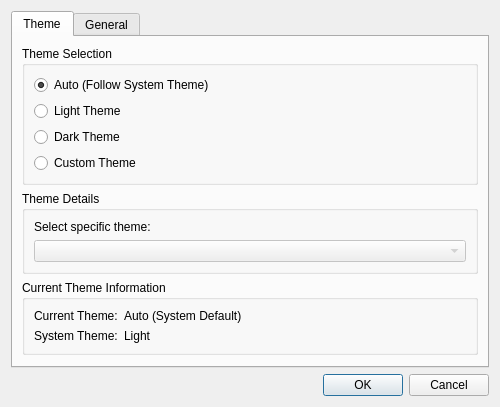
<?xml version="1.0" encoding="UTF-8"?>
<ui version="4.0">
 <class>SettingsDialog</class>
 <widget class="QDialog" name="SettingsDialog">
  <property name="geometry">
   <rect>
    <x>0</x>
    <y>0</y>
    <width>500</width>
    <height>400</height>
   </rect>
  </property>
  <property name="windowTitle">
   <string>Settings</string>
  </property>
  <property name="modal">
   <bool>true</bool>
  </property>
  <layout class="QVBoxLayout" name="verticalLayout">
   <item>
    <widget class="QTabWidget" name="tabWidget">
     <property name="currentIndex">
      <number>0</number>
     </property>
     <widget class="QWidget" name="themeTab">
      <attribute name="title">
       <string>Theme</string>
      </attribute>
      <layout class="QVBoxLayout" name="themeTabLayout">
       <item>
        <widget class="QGroupBox" name="themeSelectionGroup">
         <property name="title">
          <string>Theme Selection</string>
         </property>
         <layout class="QVBoxLayout" name="themeGroupLayout">
          <item>
           <widget class="QRadioButton" name="autoThemeRadio">
            <property name="text">
             <string>Auto (Follow System Theme)</string>
            </property>
            <property name="checked">
             <bool>true</bool>
            </property>
           </widget>
          </item>
          <item>
           <widget class="QRadioButton" name="lightThemeRadio">
            <property name="text">
             <string>Light Theme</string>
            </property>
           </widget>
          </item>
          <item>
           <widget class="QRadioButton" name="darkThemeRadio">
            <property name="text">
             <string>Dark Theme</string>
            </property>
           </widget>
          </item>
          <item>
           <widget class="QRadioButton" name="customThemeRadio">
            <property name="text">
             <string>Custom Theme</string>
            </property>
           </widget>
          </item>
         </layout>
        </widget>
       </item>
       <item>
        <widget class="QGroupBox" name="themeDetailsGroup">
         <property name="title">
          <string>Theme Details</string>
         </property>
         <layout class="QVBoxLayout" name="themeDetailsLayout">
          <item>
           <widget class="QLabel" name="themeSelectionLabel">
            <property name="text">
             <string>Select specific theme:</string>
            </property>
           </widget>
          </item>
          <item>
           <widget class="QComboBox" name="themeComboBox">
            <property name="enabled">
             <bool>false</bool>
            </property>
           </widget>
          </item>
         </layout>
        </widget>
       </item>
       <item>
        <widget class="QGroupBox" name="themeInfoGroup">
         <property name="title">
          <string>Current Theme Information</string>
         </property>
         <layout class="QFormLayout" name="themeInfoLayout">
          <item row="0" column="0">
           <widget class="QLabel" name="currentThemeLabel">
            <property name="text">
             <string>Current Theme:</string>
            </property>
           </widget>
          </item>
          <item row="0" column="1">
           <widget class="QLabel" name="currentThemeValue">
            <property name="text">
             <string>Auto (System Default)</string>
            </property>
           </widget>
          </item>
          <item row="1" column="0">
           <widget class="QLabel" name="systemThemeLabel">
            <property name="text">
             <string>System Theme:</string>
            </property>
           </widget>
          </item>
          <item row="1" column="1">
           <widget class="QLabel" name="systemThemeValue">
            <property name="text">
             <string>Light</string>
            </property>
           </widget>
          </item>
         </layout>
        </widget>
       </item>
       <item>
        <spacer name="themeVerticalSpacer">
         <property name="orientation">
          <enum>Qt::Vertical</enum>
         </property>
         <property name="sizeHint" stdset="0">
          <size>
           <width>20</width>
           <height>40</height>
          </size>
         </property>
        </spacer>
       </item>
      </layout>
     </widget>
     <widget class="QWidget" name="generalTab">
      <attribute name="title">
       <string>General</string>
      </attribute>
      <layout class="QVBoxLayout" name="generalTabLayout">
       <item>
        <widget class="QLabel" name="generalPlaceholder">
         <property name="text">
          <string>General settings will be added in future versions.</string>
         </property>
         <property name="alignment">
          <set>Qt::AlignCenter</set>
         </property>
        </widget>
       </item>
       <item>
        <spacer name="generalVerticalSpacer">
         <property name="orientation">
          <enum>Qt::Vertical</enum>
         </property>
         <property name="sizeHint" stdset="0">
          <size>
           <width>20</width>
           <height>40</height>
          </size>
         </property>
        </spacer>
       </item>
      </layout>
     </widget>
    </widget>
   </item>
   <item>
    <widget class="QDialogButtonBox" name="buttonBox">
     <property name="orientation">
      <enum>Qt::Horizontal</enum>
     </property>
     <property name="standardButtons">
      <set>QDialogButtonBox::Cancel|QDialogButtonBox::Ok</set>
     </property>
    </widget>
   </item>
  </layout>
 </widget>
 <resources/>
 <connections>
  <connection>
   <sender>buttonBox</sender>
   <signal>accepted()</signal>
   <receiver>SettingsDialog</receiver>
   <slot>accept()</slot>
   <hints>
    <hint type="sourcelabel">
     <x>248</x>
     <y>254</y>
    </hint>
    <hint type="destinationlabel">
     <x>157</x>
     <y>274</y>
    </hint>
   </hints>
  </connection>
  <connection>
   <sender>buttonBox</sender>
   <signal>rejected()</signal>
   <receiver>SettingsDialog</receiver>
   <slot>reject()</slot>
   <hints>
    <hint type="sourcelabel">
     <x>316</x>
     <y>260</y>
    </hint>
    <hint type="destinationlabel">
     <x>286</x>
     <y>274</y>
    </hint>
   </hints>
  </connection>
 </connections>
</ui>
